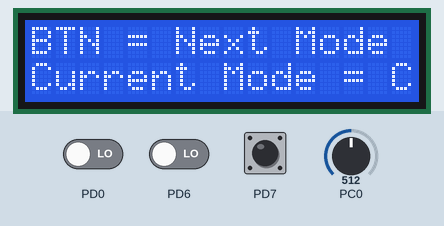
This program was run on a simulated ATmega328P, built with avr-gcc and emulated at 16 MHz (the files do not name the chip). On the bench: 16×2 character LCD. Wiring (inferred from the names in the program): character LCD (HD44780): RS PB4; E PB3; data PD5, PD4, PD3, PD2. The inputs (shaded band) are chosen by the test bench; at power-on: PD7 HIGH, PC0 = 512, PD0 LOW, PD6 LOW. What the program prints to the serial monitor is not drawn.

Above: at 1.2 s.
1.3 s: PD7 pulled LOW for 0.15 s
At 2.5 s:
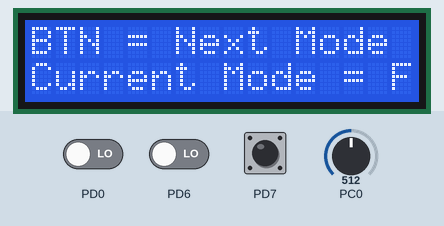
2.9 s: PD7 pulled LOW for 1 s
At 4.0 s:
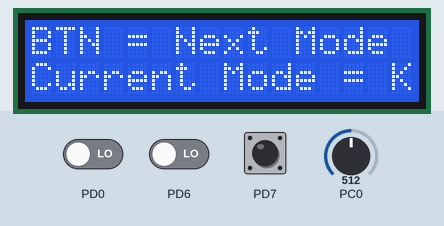
5.4 s: PD7 pulled LOW for 3.2 s
At 5.9 s:
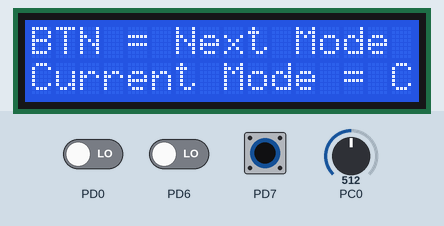
Timing chart, 0 to 8.4 s (numbered marks = the images above; inputs shaded):
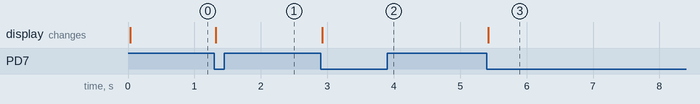

The program:

main.c
```c
#define F_CPU 16000000UL
#include <avr/io.h>
#include <avr/interrupt.h>
#include <util/delay.h>

#include "adc.h"
#include "uart.h"
#include "button.h"
#include "lcd.h"
#include "temp.h"

volatile uint32_t ms_counter = 0;
temp_unit_t current_unit = UNIT_C;

ISR(TIMER1_COMPA_vect) {
	ms_counter++;

}

int main(void) {

	// Variable Space Reservation
	uint16_t adc_result;
	int16_t tempC_x10;
	uint16_t tempDisplay_x10;
	uint32_t last_time = 0;
	uint32_t now;
	uint8_t last_stable_btn = 0;
	button_t unit_btn = {
		.stable_state = 0,
		.last_raw_state = 0,
		.last_change_ms = 0
	};

	LCD_Pre_Init();
	LCD_Init();
	LCD_Update_Mode(current_unit);
	Timer1_Init();
	ADC_Init();
	UART_Init();
	Button_Init();
	sei();  // Enable global interrupts

	while (1) {

		cli();  // Prevents the ISR from interrupting mid-read.
		now = ms_counter;
		sei();

		Button_Update(&unit_btn, now);

		if (unit_btn.stable_state && !last_stable_btn) {  // Detect button press.
			current_unit = (current_unit + 1) % 3;            // Select the next temperature mode.
			LCD_Update_Mode(current_unit);                   // Refresh display immediately
		}

		last_stable_btn = unit_btn.stable_state;

		if ((now - last_time) >= 1000) {         // Checks if a second has passed by.
			adc_result = ADC_Read();               // Gets the value from ADC_read().
			tempC_x10 = (int16_t)adc_result + 48;  // Convert voltage to temperature in Celsius, x10 represents the SCALE = 10. Offset is 4.88 mV.

			switch (current_unit) {
				case UNIT_C:
				tempDisplay_x10 = tempC_x10;
				UART_Print("Temperature is ");
				UART_Print_Int(tempDisplay_x10 / 10);
				UART_Print(".");
				UART_Print_Int(abs(tempDisplay_x10 % 10));
				UART_Print(" C\r\n");
				break;

				case UNIT_F:
				tempDisplay_x10 = (tempC_x10 * 9) / 5 + 320;
				UART_Print("Temperature is ");
				UART_Print_Int(tempDisplay_x10 / 10);
				UART_Print(".");
				UART_Print_Int(abs(tempDisplay_x10 % 10));
				UART_Print(" F\r\n");
				break;

				case UNIT_K:
				tempDisplay_x10 = tempC_x10 + 2731;
				UART_Print("Temperature is ");
				UART_Print_Int(tempDisplay_x10 / 10);
				UART_Print(".");
				UART_Print_Int(abs(tempDisplay_x10 % 10));
				UART_Print(" K\r\n");
				break;
			}

			last_time = now;
		}
	}
	return 0;
}

void Timer1_Init(void) {
	TCCR1A = 0;
	TCCR1B = 0;                           // Fully resets the timer for initialziation.
	TCCR1B |= (1 << WGM12);               // Set Timer1 to CTC mode.
	OCR1A = 249;                          // 0 -> 249 = 250 ticks per interrupt.
	TIMSK1 |= (1 << OCIE1A);              // Enable Timer1 compare match A interrupt.
	TCCR1B |= (1 << CS11) | (1 << CS10);  // Prescaler = 64.
}
```

adc.c
```c
#include "adc.h"
#include <avr/io.h>

void ADC_Init(void) {
	ADMUX = (1 << REFS0);
	// Sets bit 6 of ADMUX to 1. REFS1:0 = 01, which selects 5V as the reference voltage.
	// Not including (X << MUX?), MUX4:0 = 0000, A0 is the input selected.
	ADCSRA = (1 << ADEN) | (1 << ADPS2) | (1 << ADPS1) | (1 << ADPS0);
	// ADEN turns ADC on, ADPS2:0 set the prescaler bits. 111 = 128 prescaler.

}
uint16_t ADC_Read(void) {
	ADCSRA |= (1 << ADSC);           // |= sets bits, = overwrites bits. Changes ADSC without overwriting others.
	while (ADCSRA & (1 << ADSC)) {}  // Wait for the conversion to finish.
	return ADCL | (ADCH << 8);       // Combining high and low after the conversion is confirmed to be complete.
}
```

adc.h
```c
#ifndef ADC_H
#define ADC_H

#include <stdint.h>

void ADC_Init(void);
uint16_t ADC_Read(void);

#endif
```

button.c
```c
#include "button.h"
#include <avr/io.h>
#define DEBOUNCE_MS 20

void Button_Init(void) {
	DDRD &= ~(1 << DDD7);    // Selects Digital Pin 7
	PORTD |= (1 << PORTD7);  // Enables Pull-Up
}

uint8_t Button_Read_Raw(void) {
	return !(PIND & (1 << PD7));  // Inverted with "!" because pull-up means LOW when pressed.
}

void Button_Update(button_t* btn, uint32_t curr_ms) {
	uint8_t raw = Button_Read_Raw();

	if (raw != btn->last_raw_state) {
		btn->last_raw_state = raw;
		btn->last_change_ms = curr_ms;
	}

	if ((curr_ms - btn->last_change_ms) >= DEBOUNCE_MS) {
		btn->stable_state = raw;
	}
}
```

button.h
```c
#ifndef BUTTON_H
#define BUTTON_H

#include <stdint.h>

typedef struct {
	uint8_t stable_state;  // Debounced button state.
	uint8_t last_raw_state;  // Last measured instanteous state.
	uint32_t last_change_ms;  // Timestamp of last state change.
} button_t;

void Button_Init(void);
void Button_Update(button_t *btn, uint32_t curr_ms);
uint8_t Button_Read_Raw(void);

#endif
```

temp.h
```c
#ifndef TEMP_H
#define TEMP_H

typedef enum {
	UNIT_C,  // 0
	UNIT_F,  // 1
	UNIT_K   // 2
} temp_unit_t;

#endif
```

uart.c
```c
#include "uart.h"
#include <avr/io.h>

void UART_Init(void) {
	unsigned int UBRR_val = 103;
	// UBRR = Fcpu / (16 * baud) = 103.
	UBRR0H = (unsigned char)(UBRR_val >> 8);
	UBRR0L = (unsigned char)(UBRR_val);
	UCSR0B = (1 << TXEN0);                   // Bit 3: (TXEN0), of UCSR0B enables the transmitter
	UCSR0C = (1 << UCSZ01) | (1 << UCSZ00);  // Bits 2, 1, and 0 need to = 0, 1, and 1 respectively for 8-bit character size.
}

void UART_Send_Char(char c) {
	while (!(UCSR0A & (1 << UDRE0))) {}  // Wait while UDRE0 is not empty.
	UDR0 = c;                            // I/O data register recieves the singular character.
}

void UART_Print(const char* str) {
	for (int i = 0; str[i]; i++)  // Automatically waits until str[i] is the null terminator at the end of the string.
	UART_Send_Char(str[i]);     // Each iteration sends one character which is in line with how UART works.
}

void UART_Print_Int(int x) {
	char buffer[10];  // Buffer to store digits in limbo.
	int i = 0;

	if (x == 0) {  // Special case of 0.
		UART_Send_Char('0');
		return;
	}

	while (x > 0) {
		buffer[i] = (x % 10) + '0';  // Separates the last digit and converts it into a character, then stores it into the buffer.
		x = x / 10;                  // Removes last digit from the original number so the next digits can be processed into characters.
		i++;
	}

	for (int j = i - 1; j >= 0; j--) {  // Digits are stored in reverse order, so we need to print them in reverse order.
		UART_Send_Char(buffer[j]);
	}
}
```

uart.h
```c
#ifndef UART_H
#define UART_H

void UART_Init(void);
void UART_Send_Char(char c);
void UART_Print(const char* str);
void UART_Print_Int(int x);

#endif
```

lcd.c
```c
#include "lcd.h"
#include <avr/delay.h>
#include <avr/io.h>

#define LCD_RS PB4  // D12
#define LCD_E PB3   // D11
#define LCD_D4 PD5  // D5 ? DB4
#define LCD_D5 PD4  // D4 ? DB5
#define LCD_D6 PD3  // D3 ? DB6
#define LCD_D7 PD2  // D2 ? DB7

void LCD_Init(void) {
	_delay_ms(20);

	LCD_Write_Nibble(0x03);
	_delay_ms(5);

	LCD_Write_Nibble(0x03);
	_delay_us(150);

	LCD_Write_Nibble(0x03);
	_delay_us(150);

	LCD_Write_Nibble(0x02);  // Switches to 4-bit mode.

	LCD_Write_Cmd(0x28);  // 4-bit, 2-line, 5x8.
	LCD_Write_Cmd(0x0C);  // Display ON, cursor OFF.
	LCD_Write_Cmd(0x06);  // Entry mode set to increment with no shift.
	LCD_Write_Cmd(0x01);  // Clear display.
	_delay_ms(2);
}

void LCD_Pre_Init(void) {                                      // Sets LCD pins as output for the MCU.
	DDRB |= (1 << LCD_RS) | (1 << LCD_E);                       // RS and E are PORTB
	DDRD |= (1 << PD2) | (1 << PD3) | (1 << PD4) | (1 << PD5);  // D4 D7
}

void LCD_Delay_us(uint16_t us) {
	while (us--) {
		_delay_us(1);
	}
}

void LCD_Write_Nibble(uint8_t nibble) {
	// Clear data pins first
	PORTD &= ~((1 << PD2) | (1 << PD3) | (1 << PD4) | (1 << PD5));

	if (nibble & 0x01) PORTD |= (1 << PD5);  // D4
	if (nibble & 0x02) PORTD |= (1 << PD4);  // D5
	if (nibble & 0x04) PORTD |= (1 << PD3);  // D6
	if (nibble & 0x08) PORTD |= (1 << PD2);  // D7

	// Enable pulse
	PORTB |= (1 << LCD_E);
	LCD_Delay_us(1);
	PORTB &= ~(1 << LCD_E);
}

void LCD_Write_Cmd(uint8_t cmd) {
	PORTB &= ~(1 << LCD_RS);  // Command mode

	LCD_Write_Nibble(cmd >> 4);
	LCD_Write_Nibble(cmd & 0x0F);

	LCD_Delay_us(40);  // Command execution time
}

void LCD_Write_Data(char c) {
	PORTB |= (1 << LCD_RS);      // RS = 1 ? data mode
	LCD_Write_Nibble(c >> 4);    // High nibble
	LCD_Write_Nibble(c & 0x0F);  // Low nibble
	LCD_Delay_us(40);            // Wait for LCD to process
}

void LCD_Write_String(const char* str) {
	while (*str) {
		LCD_Write_Data(*str++);
	}
}

void LCD_Cursor(uint8_t row, uint8_t col) {
	uint8_t addr = 0;
	if (row == 0) addr = 0x80 + col;       // Sets cursor on top row if the output belongs on the top row, then goes to the correct column.
	else if (row == 1) addr = 0xC0 + col;  // Sets cursor on bottom row if the output belongs on the bottom row, then goes to the correct column.

	LCD_Write_Cmd(addr);
}

void LCD_Update_Mode(temp_unit_t unit) {
	LCD_Write_Cmd(0x01);  // Clear display
	_delay_ms(2);         // Clearing takes >1.5ms

	LCD_Cursor(0, 0);  // Top line
	LCD_Write_String("BTN = Next Mode");

	LCD_Cursor(1, 0);  // Bottom line
	LCD_Write_String("Current Mode = ");

	char mode_char = 'C';
	if (unit == UNIT_C) mode_char = 'C';
	else if (unit == UNIT_F) mode_char = 'F';
	else if (unit == UNIT_K) mode_char = 'K';

	LCD_Write_Data(mode_char);
}
```

lcd.h
```c
#ifndef LCD_H
#define LCD_H

#include "temp.h"
#include <stdint.h>

void LCD_Init(void);
void LCD_Pre_Init(void);
void LCD_Delay_us(uint16_t us);  // Temporary until time-logic synchronization.
void LCD_Write_Nibble(uint8_t nibble);
void LCD_Write_Cmd(uint8_t cmd);
void LCD_Write_Data(char c);
void LCD_Write_String(const char* str);
void LCD_Cursor(uint8_t row, uint8_t col);
void LCD_Update_Mode(temp_unit_t unit);

#endif
```

Measured:
- after the input at 1.3 s, the display: changes at once (image 1)
- after the input at 2.9 s, the display: changes at once (image 2)
- after the input at 5.4 s, the display: changes at once (image 3)
